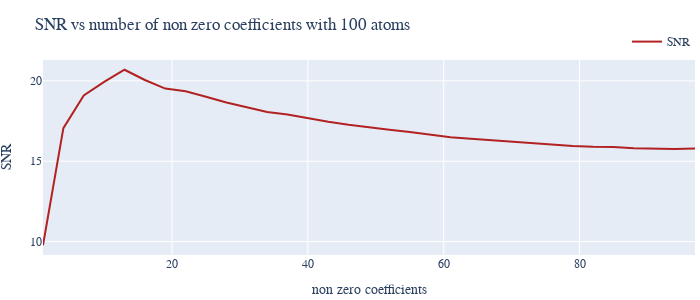

Write notebook code for a chart like this one.
### Code cell
plot_line(save_path="images/snr_n_coefs.pdf", x=n_coefs, y=n_coefs_snr, title=f'SNR vs number of non zero coefficients with {K} atoms', x_axes_title='non zero coefficients', y_axes_title='SNR', name='SNR')

### Figure 1 — Plotly figure (JSON) as saved in the notebook; plotly's stock layout.template omitted (floating-point values rounded to 4 significant figures)
{"data": [{"line": {"color": "firebrick"}, "name": "SNR", "type": "scatter", "x": [1, 4, 7, 10, 13, 16, 19, 22, 25, 28, 31, 34, 37, 40, 43, 46, 49, 52, 55, 58, 61, 64, 67, 70, 73, 76, 79, 82, 85, 88, 91, 94, 97], "y": [9.766, 17.06, 19.09, 19.94, 20.69, 20.06, 19.52, 19.35, 19.01, 18.65, 18.35, 18.07, 17.91, 17.67, 17.46, 17.28, 17.14, 16.97, 16.81, 16.64, 16.49, 16.4, 16.32, 16.19, 16.1, 16.04, 15.95, 15.9, 15.88, 15.81, 15.78, 15.76, 15.79]}], "layout": {"font": {"family": "Serif"}, "height": 300, "legend": {"orientation": "h", "x": 1, "xanchor": "right", "y": 1.02, "yanchor": "bottom"}, "margin": {"b": 5, "l": 5, "r": 5, "t": 60}, "showlegend": true, "title": {"text": "SNR vs number of non zero coefficients with 100 atoms"}, "width": 700, "xaxis": {"title": {"text": "non zero coefficients"}}, "yaxis": {"title": {"text": "SNR"}}}}
